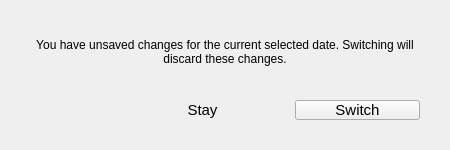
<?xml version="1.0" encoding="UTF-8"?>
<ui version="4.0">
 <class>ChangePaneAlert</class>
 <widget class="QDialog" name="ChangePaneAlert">
  <property name="geometry">
   <rect>
    <x>0</x>
    <y>0</y>
    <width>450</width>
    <height>150</height>
   </rect>
  </property>
  <property name="sizePolicy">
   <sizepolicy hsizetype="Fixed" vsizetype="Fixed">
    <horstretch>0</horstretch>
    <verstretch>0</verstretch>
   </sizepolicy>
  </property>
  <property name="windowTitle">
   <string>Unsaved changes</string>
  </property>
  <layout class="QVBoxLayout" name="verticalLayout">
   <property name="spacing">
    <number>0</number>
   </property>
   <property name="leftMargin">
    <number>0</number>
   </property>
   <property name="topMargin">
    <number>20</number>
   </property>
   <property name="rightMargin">
    <number>0</number>
   </property>
   <property name="bottomMargin">
    <number>0</number>
   </property>
   <item alignment="Qt::AlignHCenter|Qt::AlignVCenter">
    <widget class="QLabel" name="label">
     <property name="sizePolicy">
      <sizepolicy hsizetype="Minimum" vsizetype="Preferred">
       <horstretch>0</horstretch>
       <verstretch>0</verstretch>
      </sizepolicy>
     </property>
     <property name="minimumSize">
      <size>
       <width>400</width>
       <height>0</height>
      </size>
     </property>
     <property name="text">
      <string>You have unsaved changes for the current selected date. Switching will discard these changes.</string>
     </property>
     <property name="scaledContents">
      <bool>false</bool>
     </property>
     <property name="alignment">
      <set>Qt::AlignCenter</set>
     </property>
     <property name="wordWrap">
      <bool>true</bool>
     </property>
    </widget>
   </item>
   <item>
    <layout class="QHBoxLayout" name="horizontalLayout">
     <property name="spacing">
      <number>30</number>
     </property>
     <property name="leftMargin">
      <number>30</number>
     </property>
     <property name="topMargin">
      <number>0</number>
     </property>
     <property name="rightMargin">
      <number>30</number>
     </property>
     <property name="bottomMargin">
      <number>15</number>
     </property>
     <item>
      <spacer name="horizontalSpacer">
       <property name="orientation">
        <enum>Qt::Horizontal</enum>
       </property>
       <property name="sizeHint" stdset="0">
        <size>
         <width>40</width>
         <height>20</height>
        </size>
       </property>
      </spacer>
     </item>
     <item alignment="Qt::AlignHCenter|Qt::AlignVCenter">
      <widget class="QPushButton" name="no_button">
       <property name="sizePolicy">
        <sizepolicy hsizetype="Minimum" vsizetype="Minimum">
         <horstretch>0</horstretch>
         <verstretch>0</verstretch>
        </sizepolicy>
       </property>
       <property name="minimumSize">
        <size>
         <width>125</width>
         <height>20</height>
        </size>
       </property>
       <property name="maximumSize">
        <size>
         <width>125</width>
         <height>20</height>
        </size>
       </property>
       <property name="font">
        <font>
         <pointsize>11</pointsize>
        </font>
       </property>
       <property name="cursor">
        <cursorShape>PointingHandCursor</cursorShape>
       </property>
       <property name="text">
        <string>Stay</string>
       </property>
       <property name="flat">
        <bool>true</bool>
       </property>
      </widget>
     </item>
     <item alignment="Qt::AlignHCenter|Qt::AlignVCenter">
      <widget class="QPushButton" name="yes_button">
       <property name="sizePolicy">
        <sizepolicy hsizetype="Minimum" vsizetype="Minimum">
         <horstretch>0</horstretch>
         <verstretch>0</verstretch>
        </sizepolicy>
       </property>
       <property name="minimumSize">
        <size>
         <width>125</width>
         <height>20</height>
        </size>
       </property>
       <property name="maximumSize">
        <size>
         <width>125</width>
         <height>20</height>
        </size>
       </property>
       <property name="font">
        <font>
         <pointsize>11</pointsize>
        </font>
       </property>
       <property name="cursor">
        <cursorShape>PointingHandCursor</cursorShape>
       </property>
       <property name="text">
        <string>Switch</string>
       </property>
       <property name="flat">
        <bool>false</bool>
       </property>
      </widget>
     </item>
    </layout>
   </item>
  </layout>
  <action name="action_yes">
   <property name="text">
    <string>yes</string>
   </property>
  </action>
  <action name="action_no">
   <property name="text">
    <string>no</string>
   </property>
   <property name="shortcut">
    <string>Ctrl+W</string>
   </property>
  </action>
 </widget>
 <resources/>
 <connections>
  <connection>
   <sender>yes_button</sender>
   <signal>clicked()</signal>
   <receiver>action_yes</receiver>
   <slot>trigger()</slot>
   <hints>
    <hint type="sourcelabel">
     <x>317</x>
     <y>109</y>
    </hint>
    <hint type="destinationlabel">
     <x>-1</x>
     <y>-1</y>
    </hint>
   </hints>
  </connection>
  <connection>
   <sender>no_button</sender>
   <signal>clicked()</signal>
   <receiver>action_no</receiver>
   <slot>trigger()</slot>
   <hints>
    <hint type="sourcelabel">
     <x>162</x>
     <y>109</y>
    </hint>
    <hint type="destinationlabel">
     <x>-1</x>
     <y>-1</y>
    </hint>
   </hints>
  </connection>
 </connections>
</ui>
